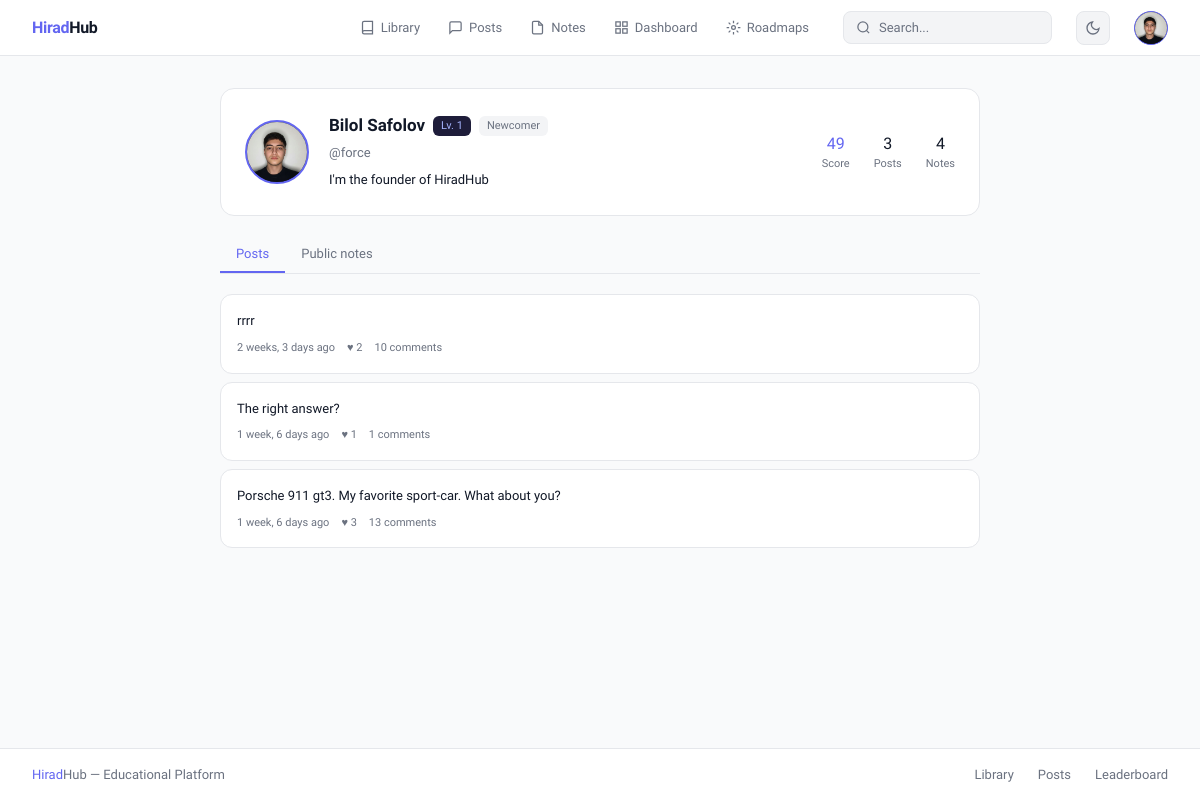
The app's page /user/profile/force/, older data.
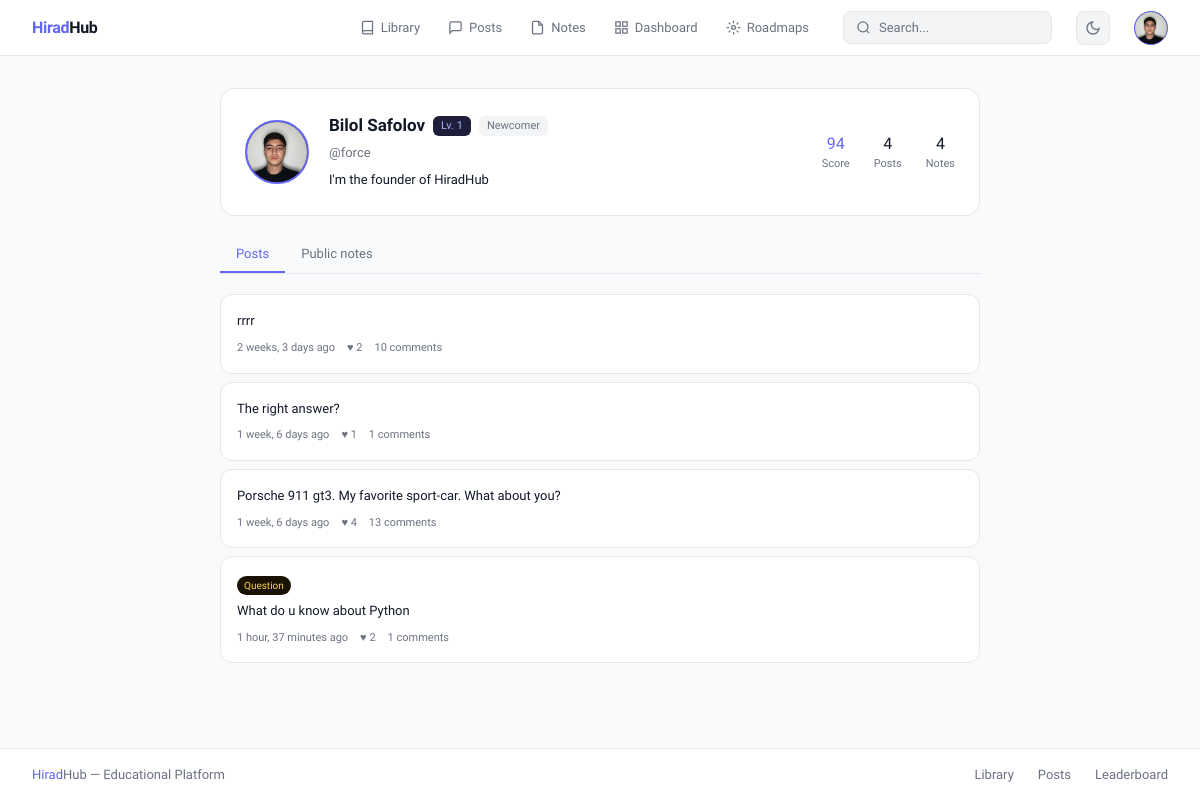
The same page, newer data.
### user/models.py (models this page shows, shortened)
class CustomUser(AbstractUser):
    phone_regex = RegexValidator(
        regex=r'^\+?1?\d{9,15}$',
        message="Phone number must be entered in the format: '+999999999'. Up to 15 digits allowed."
    )
    email = models.EmailField(unique=True, db_index=True)
    first_name = models.CharField(max_length=30, blank=True)
    last_name = models.CharField(max_length=30, blank=True)
    phone_number = models.CharField(max_length=15, blank=True, validators=[phone_regex])
    profile_picture = models.ImageField(upload_to='profile_pictures/', blank=True, null=True)
    bio = models.TextField(blank=True)
    is_email_verified = models.BooleanField(default=False)
    is_verified = models.BooleanField(default=False)
    role = models.CharField(max_length=20, default='student',
    choices=[('student', 'Student'), ('teacher', 'Teacher'), ('director', 'Director'), ('admin', 'Admin'  )])
    username = models.CharField(max_length=150, unique=True)
    groups = models.ManyToManyField(
        'auth.Group',
        verbose_name='groups',
        blank=True,
        help_text='The groups this user belongs to.',
        related_name='customuser_set',
        related_query_name='user',
    )
    score = models.PositiveIntegerField(default=0, db_index=True)
    level = models.PositiveIntegerField(default=1)
    title = models.CharField(max_length=50, blank=True, default='Newcomer')
    user_permissions = models.ManyToManyField(
        'auth.Permission',
        verbose_name='user permissions',
        blank=True,
        help_text='Specific permissions for this user.',
        related_name='customuser_set',
        related_query_name='user',
    )
    class Meta:
        verbose_name = 'User'
        verbose_name_plural = 'Users'

### post/models.py (models this page shows, shortened)
class Post(models.Model):
    POST_TYPES_CHOICES = [
        ('post', 'Post'),
        ('question', 'Question'),
        ('article', 'Article'),
    ]
    author = models.ForeignKey(settings.AUTH_USER_MODEL, on_delete=models.CASCADE, related_name='posts')
    post_type = models.CharField(max_length=20, choices=POST_TYPES_CHOICES, default='post', db_index=True)
    text = models.TextField(max_length=10000, blank=True)
    image = models.ImageField(upload_to='post/images/', null=True, blank=True)
    video = models.FileField(upload_to='post/videos/', null=True, blank=True)
    is_answered = models.BooleanField(default=False, db_index=True)
    accepted_comment = models.OneToOneField('library.Comment', null=True, blank=True, on_delete=models.SET_NULL, related_name='accepted_for')
    view_count = models.PositiveIntegerField(default=0, db_index=True)
    step = models.PositiveIntegerField(default=0, db_index=True)
    created_at = models.DateTimeField(auto_now_add=True)
    updated_at = models.DateTimeField(auto_now=True)
    topics = models.ManyToManyField(Topic, related_name='posts', blank=True)
    likes = GenericRelation('library.Like')
    comments = GenericRelation('library.Comment')
    favorites = GenericRelation('post.Favorite')
    class Meta:
        indexes = [
            models.Index(fields=['-created_at']),
            models.Index(fields=['post_type']),
            models.Index(fields=['author', 'post_type']),
        ]
    @property
    def count_likes(self):
        return self.likes.count()
    @property
    def count_comments(self):
        return self.comments.count()

### user/views.py (the view, shortened to what this page needs)
# urls.py: path('profile/<str:username>/', views.profile_view_others, name='profile_others'),
def profile_view_others(request, username):
    other_user = get_object_or_404(CustomUser, username=username)
    return render(request, 'user/profile/others_profile.html', {'user': other_user})

### templates/user/profile/others_profile.html (shortened to what the changed rows need)
{% extends 'base.html' %}
{% block content %}
<div style="max-width:760px; margin:0 auto;">
    <div style="background:var(--surface); border:0.5px solid var(--border); border-radius:14px; padding:1.5rem; margin-bottom:1.25rem;">
        <div style="display:flex; align-items:center; gap:1.25rem; flex-wrap:wrap;">
            <div style="width:64px; height:64px; border-radius:50%; background:#1e1d3a; border:2px solid var(--accent); display:flex; align-items:center; justify-content:center; font-size:22px; font-weight:500; color:#a5b4fc; overflow:hidden; flex-shrink:0;">
                {% if user.profile_picture %}
                <img src="{{ user.profile_picture.url }}" style="width:100%;height:100%;object-fit:cover;" alt="avatar"/>
                {% else %}
                {{ user.username|first|upper }}
                {% endif %}
            </div>
            <div style="flex:1; min-width:0;">
                <div style="display:flex; align-items:center; gap:8px; flex-wrap:wrap; margin-bottom:4px;">
                    <p style="font-size:17px; font-weight:600; color:var(--text);">{{ user.get_full_name|default:user.username }}</p>
                    <span style="font-size:11px; padding:2px 8px; background:#1e1d3a; color:#a5b4fc; border-radius:6px; font-weight:500;">Lv. {{ user.level }}</span>
                    <span style="font-size:11px; padding:2px 8px; background:var(--surface2); color:var(--muted); border-radius:6px;">{{ user.title }}</span>
                </div>
                <p style="font-size:13px; color:var(--muted);">@{{ user.username }}</p>
                {% if user.bio %}
                <p style="font-size:13px; color:var(--text); margin-top:8px; line-height:1.6;">{{ user.bio }}</p>
                {% endif %}
            </div>
            <div style="display:flex; gap:1.5rem; text-align:center; flex-shrink:0;">
                <div>
                    <p style="font-size:16px; font-weight:500; color:var(--accent);">{{ user.score }}</p>
                    <p style="font-size:11px; color:var(--muted);">Score</p>
                </div>
                <div>
                    <p style="font-size:16px; font-weight:500; color:var(--text);">{{ user.posts.count }}</p>
                    <p style="font-size:11px; color:var(--muted);">Posts</p>
                </div>
                <div>
                    <p style="font-size:16px; font-weight:500; color:var(--text);">{{ user.notes.count }}</p>
                    <p style="font-size:11px; color:var(--muted);">Notes</p>
                </div>
            </div>
        </div>
    </div>
    <div id="panel-posts">
        {% if user.posts.all %}
        <div style="display:flex; flex-direction:column; gap:8px;">
            {% for post in user.posts.all|slice:":15" %}
            <a href="{% url 'post:detail' post.pk %}" style="text-decoration:none;">
                <div style="background:var(--surface); border:0.5px solid var(--border); border-radius:12px; padding:1rem; transition:border-color 0.15s;"
                    onmouseover="this.style.borderColor='var(--accent)'" onmouseout="this.style.borderColor='var(--border)'">
                    {% if post.post_type != 'post' %}
                    <span style="display:inline-flex; align-items:center; gap:4px; font-size:10px; font-weight:500; padding:2px 7px; border-radius:10px; margin-bottom:6px;
                        {% if post.post_type == 'question' %}background:#1a1200; color:#fcd34d;{% else %}background:#1e1d3a; color:#a5b4fc;{% endif %}">
                        {{ post.get_post_type_display }}
                    </span>
                    {% endif %}
                    <p style="font-size:13px; color:var(--text); line-height:1.6; margin-bottom:8px;">{{ post.text|truncatechars:120 }}</p>
                    <div style="display:flex; align-items:center; gap:12px; flex-wrap:wrap;">
                        <span style="font-size:11px; color:var(--muted);">{{ post.created_at|timesince }} ago</span>
                        <span style="font-size:11px; color:var(--muted);">♥ {{ post.count_likes }}</span>
                        <span style="font-size:11px; color:var(--muted);">{{ post.count_comments }} comments</span>
                    </div>
                </div>
            </a>
            {% endfor %}
        </div>
        {% else %}
        <div style="text-align:center; padding:3rem 0;">
            <p style="font-size:13px; color:var(--muted);">No posts yet.</p>
        </div>
        {% endif %}
    </div>
</div>
{% endblock %}

### templates/base.html (shortened to what the changed rows need)
<!DOCTYPE html>
<html lang="en">
<head>
    <script src="https://cdn.tailwindcss.com"></script>
</head>
<body>
    <header class="navbar">
        {% if user.is_authenticated %}
        <div class="dropdown" id="user-dropdown">
            <div class="avatar-btn" id="avatar-btn">
                {% if user.profile_picture %}
                <img src="{{ user.profile_picture.url }}" alt="avatar" />
                {% else %}
                {{ request.user.username|first|upper }}
                {% endif %}
            </div>
        </div>
        {% else %}
        <div style="display:flex;align-items:center;gap:6px;flex-shrink:0;">
            <a href="{% url 'user:login' %}" class="btn-ghost">Login</a>
            <a href="{% url 'user:register' %}" class="btn-primary">Register</a>
        </div>
        {% endif %}
    </header>
    <main>{% block content %}{% endblock %}</main>
</body>
</html>

Row changes from the older to the newer data that the page shows:
changed CustomUser "Bilol Safolov": score "49" → "94"; posts.count "3" → "4"
changed Post "Porsche 911 gt3. My favorite sport-car. What about you?": count_likes "3" → "4"
added Post: post_type "Question", text "What do u know about Python", created_at "1 hour, 37 minutes", count_likes "2", count_comments "1"
